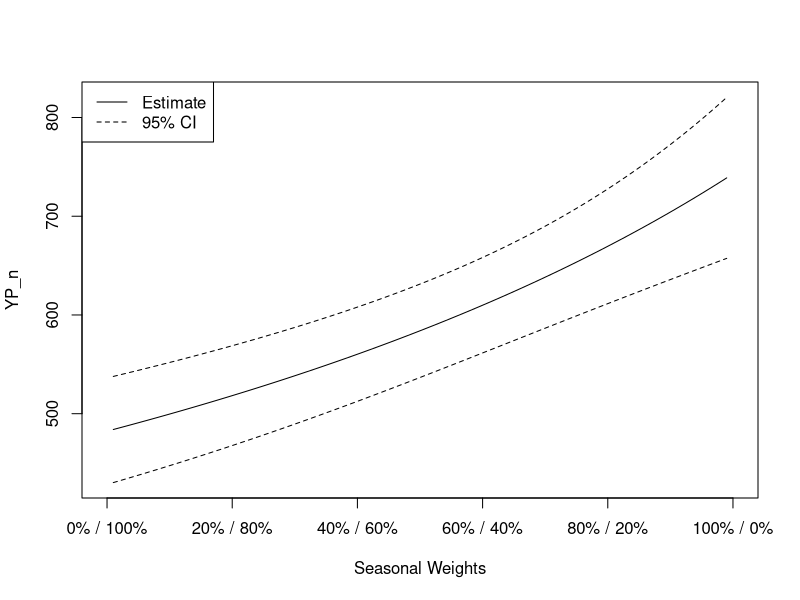
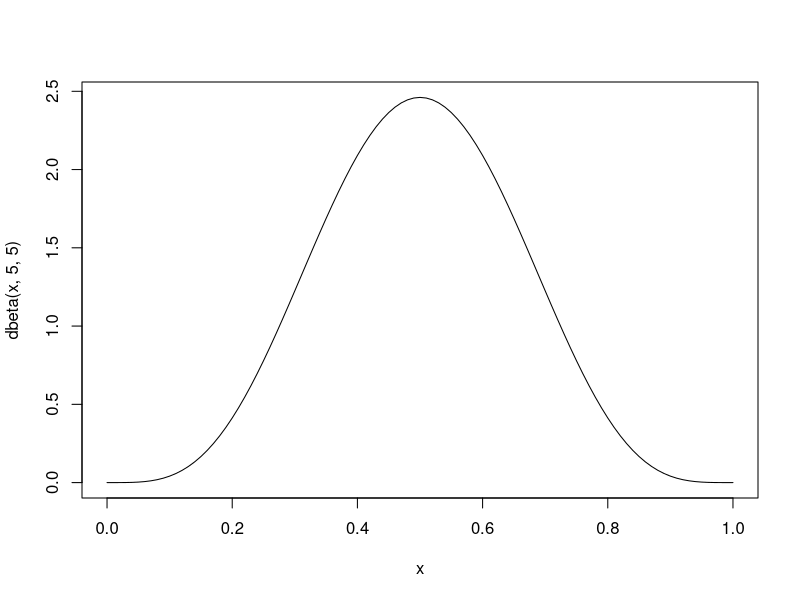
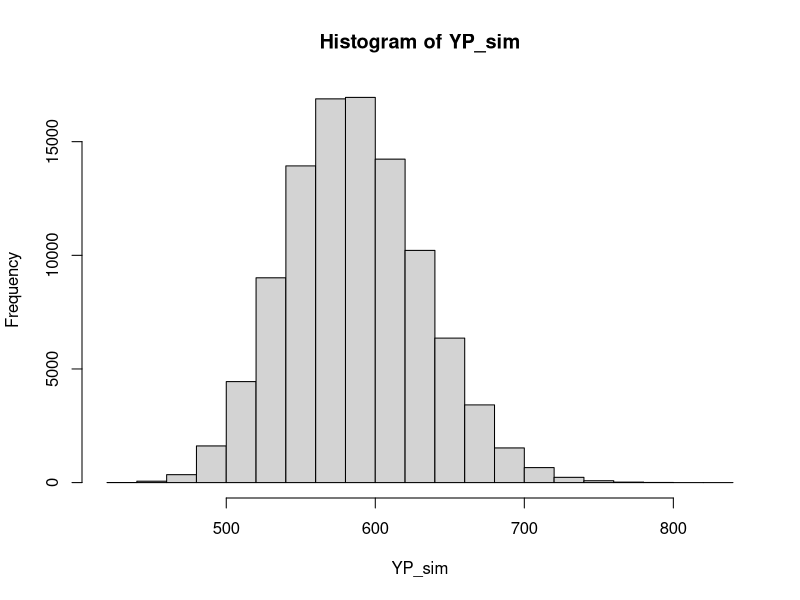
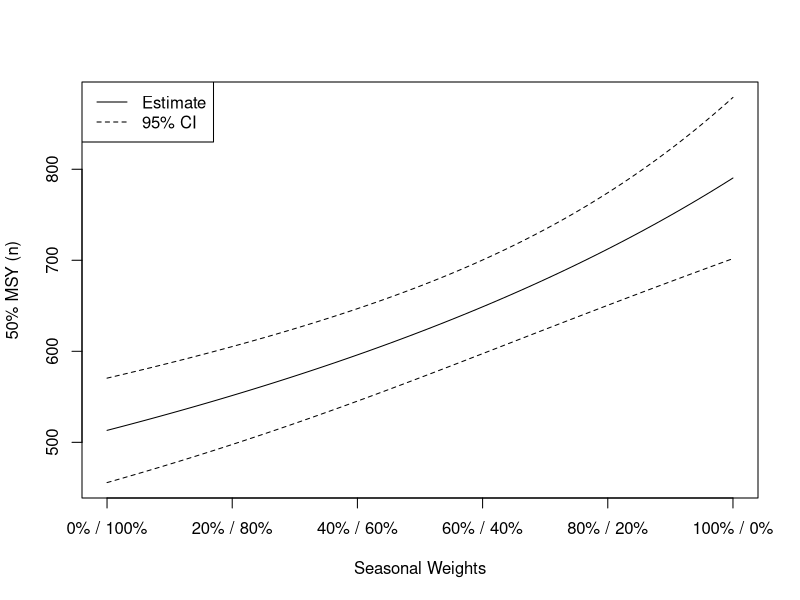
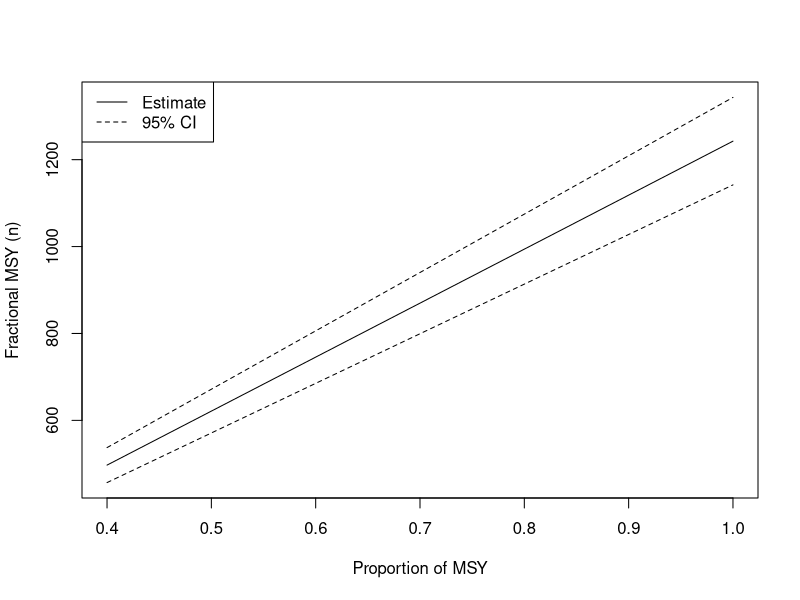
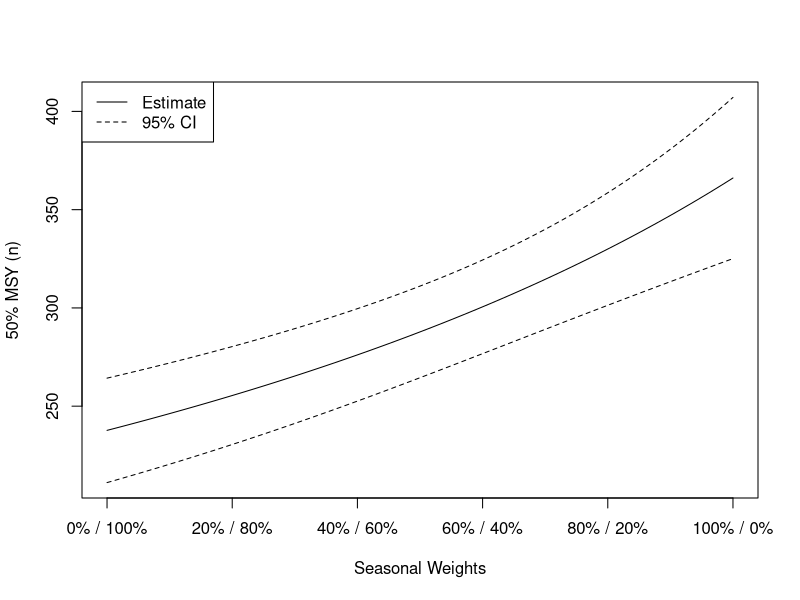
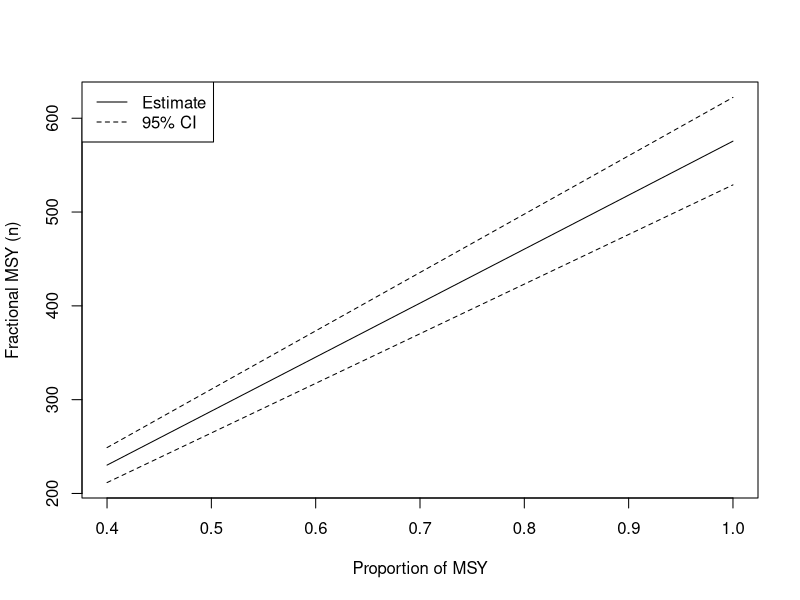
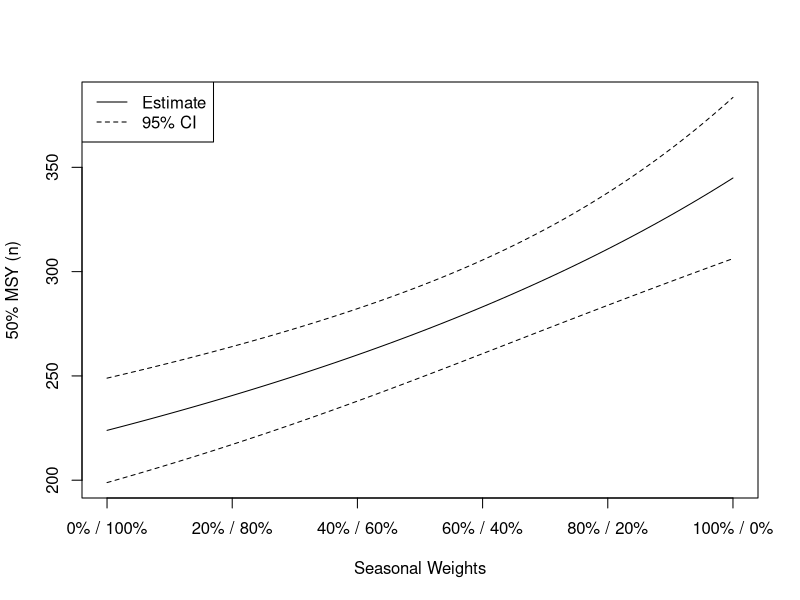

The R script that drew these images, in order:
## ---- chunk 1
knitr::opts_chunk$set(echo = FALSE, dpi=300, fig.height = 7, fig.width = 10, message=FALSE, warning=FALSE)
## ---- chunk 2
library(tidyverse)

## per Corey email 9/4/2024
legal_nobait <- read_csv("BOF_2024/flat_data/legal_nobait.csv")

# ## the data I was sent before
# march_data <- read_csv("Analysis_2024/flat_data/March_Catch_Data.csv")[,-(14:21)]
# june_data <- read_csv("Analysis_2024/flat_data/June_Catch_Data.csv")
# 
# all_data <- data.frame(event = c(rep("March", nrow(march_data)),
#                                  rep("June", nrow(june_data))),
#                        FL = c(march_data$FL, june_data$FL),
#                        TL = c(march_data$FL, june_data$TL),
#                        weight_kg = c(march_data$kg, june_data$Kg),
#                        bait = c(march_data$Bait, june_data$Bait),
#                        gear = c(march_data$Gear, rep(NA, nrow(june_data))),
#                        technique = c(march_data$Technique, rep(NA, nrow(june_data))))
# 
# ## reconstructing legal_nobait from previous data - does it match?
# legal_nobait1 <- filter(all_data, (event == "March") | (event == "June" & bait == "N"))
# 
# (sort(legal_nobait$kg) == sort(legal_nobait1$weight_kg)) # %>% all
# ## it does match!



########### LAM inputs

area <- 3674#3717
log10_area <- log10(area)
log10_YP <- 0.72*log10_area + 0.6
YP_kg <- 10^log10_YP




########### estimating mean weight of harvest
season_weights <- c(0.5, 0.5)   # summer, then winter

# by season
season_Wbar <- tapply(legal_nobait$kg, legal_nobait$Season, mean)
season_n <- tapply(legal_nobait$kg, legal_nobait$Season, length)
season_varWbar <- tapply(legal_nobait$kg, legal_nobait$Season, var)/season_n
season_seWbar <- sqrt(season_varWbar)

# combined
Wbar <- sum(season_weights*season_Wbar)/sum(season_weights)
varWbar <- sum((season_weights^2)*season_varWbar)/(sum(season_weights)^2)
seWbar <- sqrt(varWbar)
## ---- chunk 3
tab1 <- cbind(season_n, season_Wbar, season_seWbar)
colnames(tab1) <- c("n","Wbar_kg","SE(Wbar_kg)")
knitr::kable(tab1[2:1,], digits=3)
## ---- chunk 4
# LAM assuming YP is known without error
YP_n <- YP_kg/Wbar + YP_kg/(Wbar^3)*varWbar
var_YP_n <- (YP_kg^2)/(Wbar^4)*varWbar
se_YP_n <- sqrt(var_YP_n)
ci_YP_n <- YP_n + c(-1,1)*1.96*se_YP_n
## ---- chunk 5
## investigating the effect of different weightings
possible_wts <- seq(.01, .99, by=.01)
ci_YP_n_all <- matrix(nrow=length(possible_wts), ncol=2)
YP_n_all <- rep(NA, length(possible_wts))
for(i in seq_along(possible_wts)) {
  season_weights <- c(possible_wts[i], 1-possible_wts[i])   # summer, then winter

  # by season
  season_Wbar <- tapply(legal_nobait$kg, legal_nobait$Season, mean)
  season_n <- tapply(legal_nobait$kg, legal_nobait$Season, length)
  season_varWbar <- tapply(legal_nobait$kg, legal_nobait$Season, var)/season_n
  season_seWbar <- sqrt(season_varWbar)

  # combined
  Wbar <- sum(season_weights*season_Wbar)/sum(season_weights)
  varWbar <- sum((season_weights^2)*season_varWbar)/(sum(season_weights)^2)
  seWbar <- sqrt(varWbar)

  # LAM assuming YP is known without error
  YP_n <- YP_kg/Wbar + YP_kg/(Wbar^3)*varWbar
  var_YP_n <- (YP_kg^2)/(Wbar^4)*varWbar
  se_YP_n <- sqrt(var_YP_n)
  ci_YP_n <- YP_n + c(-1,1)*1.96*se_YP_n

  YP_n_all[i] <- YP_n
  ci_YP_n_all[i,] <- ci_YP_n
}
plot(NA, xlim=0:1, ylim=range(ci_YP_n_all),
     ylab="YP_n", xlab="Seasonal Weights",
     xaxt="n")
lines(possible_wts, YP_n_all)
lines(possible_wts, ci_YP_n_all[,1], lty=2)
lines(possible_wts, ci_YP_n_all[,2], lty=2)
legend("topleft", lty=1:2, legend=c("Estimate", "95% CI"))

axis(side=1, at=seq(0, 1, by=0.2),
     labels = paste0(seq(0, 100, 20), "% / ",
                    seq(100, 0, -20), "%"))
## ---- chunk 6
curve(dbeta(x, 5, 5))
## ---- chunk 7
## the sampling variances of the weight samples are incorporated using bootstrapping!
nsim <- 100000
YP_sim <- rep(NA, nsim)
for(i in 1:nsim) {
  winter_boot <- sample(legal_nobait$kg[legal_nobait$Season == "Winter"], replace=TRUE)
  summer_boot <- sample(legal_nobait$kg[legal_nobait$Season == "Summer"], replace=TRUE)

  # weight_winter <- 0.5
  weight_winter <- rbeta(1, 5, 5)
  weight_summer <- 1 - weight_winter

  Wbar <- (weight_winter * mean(winter_boot)) + (weight_summer * mean(summer_boot))
  YP_sim[i] <- YP_kg/Wbar
}
## ---- chunk 8
hist(YP_sim)
# mean(YP_sim)
# median(YP_sim)
# sd(YP_sim)
# 
# quantile(YP_sim, c(0.025, 0.975))
## ---- chunk 9
# prediction variance of a new lake (Crosswind), on the log scale
predvarsim <- 0.09958763

## vector of simulated YP (kg) of new lake, on the log scale
predlog10YP_kg <- rnorm(nsim, 0.6 + 0.72*log10(area), sqrt(predvarsim))

## back to natural scale
predYP_kg <- 10^predlog10YP_kg
# hist(predYP)

# the sampling variances of the weight samples are incorporated using bootstrapping!
# nsim <- 10000
YP_sim <- rep(NA, nsim)
for(i in 1:nsim) {
  winter_boot <- sample(legal_nobait$kg[legal_nobait$Season == "Winter"], replace=TRUE)
  summer_boot <- sample(legal_nobait$kg[legal_nobait$Season == "Summer"], replace=TRUE)

  weight_winter <- 0.5
  # weight_winter <- rbeta(1, 5, 5)
  weight_summer <- 1 - weight_winter

  Wbar <- (weight_winter * mean(winter_boot)) + (weight_summer * mean(summer_boot))
  YP_sim[i] <- predYP_kg[i]/Wbar
}
# hist(YP_sim)
# mean(YP_sim)
# median(YP_sim)
# sd(YP_sim)
# 
# quantile(YP_sim, c(0.025, 0.975))
## ---- chunk 10
# prediction variance of a new lake (Crosswind), on the log scale
predvarsim <- 0.09958763

## vector of simulated YP (kg) of new lake, on the log scale
predlog10YP_kg <- rnorm(nsim, 0.6 + 0.72*log10(area), sqrt(predvarsim))

## back to natural scale
predYP_kg <- 10^predlog10YP_kg
# hist(predYP)

# the sampling variances of the weight samples are incorporated using bootstrapping!
# nsim <- 10000
YP_sim <- rep(NA, nsim)
for(i in 1:nsim) {
  winter_boot <- sample(legal_nobait$kg[legal_nobait$Season == "Winter"], replace=TRUE)
  summer_boot <- sample(legal_nobait$kg[legal_nobait$Season == "Summer"], replace=TRUE)

  # weight_winter <- 0.5
  weight_winter <- rbeta(1, 5, 5)
  weight_summer <- 1 - weight_winter

  Wbar <- (weight_winter * mean(winter_boot)) + (weight_summer * mean(summer_boot))
  YP_sim[i] <- predYP_kg[i]/Wbar
}
# hist(YP_sim)
# mean(YP_sim)
# median(YP_sim)
# sd(YP_sim)
# 
# quantile(YP_sim, c(0.025, 0.975))
## ---- chunk 11
## here comes Lester stuff!
Temp <- -3 # direct input
A <- area  # carried from before
D_max <- 44.2 # direct input
D_mn <- 16.5  # direct input
DR <- D_max/D_mn
D_th <- 3.26*(A^0.109)*(D_mn^0.213)*exp(-0.0263*Temp)
pV_hy <- (1-(D_th/D_max))^DR
pV_eb <- exp(-4.63*pV_hy)

# using Lester Winf
L_inf <- 957*(1-exp(-0.14*(1+log(A))))
W_inf_null <- (L_inf/451)^3.2

S <- 1/(1+exp(2.47+(0.386*Temp)-(16.8*pV_hy)))
B_msy <- 8.47*(D_mn*pV_eb*S)/(W_inf_null^1.33)
M <- 0.26*(exp((0.021*Temp)+(0.0004*(Temp^2))))/(W_inf_null^0.30)
msy_ha_null <- B_msy*M
msy_null <- msy_ha_null*area 

# using sampled Winf
W_inf_samp <- 6.35  # direct input
S <- 1/(1+exp(2.47+(0.386*Temp)-(16.8*pV_hy)))
B_msy <- 8.47*(D_mn*pV_eb*S)/(W_inf_samp^1.33)
M <- 0.26*(exp((0.021*Temp)+(0.0004*(Temp^2))))/(W_inf_samp^0.30)
msy_ha_samp <- B_msy*M
msy_samp <- msy_ha_samp*area   

W_inf_mod <- 6.587089  # direct input
S <- 1/(1+exp(2.47+(0.386*Temp)-(16.8*pV_hy)))
B_msy <- 8.47*(D_mn*pV_eb*S)/(W_inf_mod^1.33)
M <- 0.26*(exp((0.021*Temp)+(0.0004*(Temp^2))))/(W_inf_mod^0.30)
msy_ha_mod <- B_msy*M
msy_mod <- msy_ha_mod*area   
## ---- chunk 12
weighted_ests <- function(y_kg, season_weights = c(0.5, 0.5)) {
  # by season
  season_Wbar <- tapply(legal_nobait$kg, legal_nobait$Season, mean)
  season_n <- tapply(legal_nobait$kg, legal_nobait$Season, length)
  season_varWbar <- tapply(legal_nobait$kg, legal_nobait$Season, var)/season_n
  season_seWbar <- sqrt(season_varWbar)

  # combined
  Wbar <- sum(season_weights*season_Wbar)/sum(season_weights)
  varWbar <- sum((season_weights^2)*season_varWbar)/(sum(season_weights)^2)
  seWbar <- sqrt(varWbar)
  
  # assuming YP is known without error
  out <- list()
  out$y_n <- y_kg/Wbar + y_kg/(Wbar^3)*varWbar
  var_y_n <- (y_kg^2)/(Wbar^4)*varWbar
  out$se_y_n <- sqrt(var_y_n)
  out$ci_y_n <- out$y_n + c(-1,1)*1.96*out$se_y_n
  
  return(out)
}
ests_null <- weighted_ests(y_kg = msy_null)
ests_samp <- weighted_ests(y_kg = msy_samp)
ests_mod <- weighted_ests(y_kg = msy_mod)
## ---- chunk 13
comptable <- data.frame(Estimate=c("Lake Area", "Catch sampling", "Bayesian"),
                        W_inf=c(W_inf_null, W_inf_samp, W_inf_mod),
                        MSY=c(msy_null, msy_samp, msy_mod),
                        MSY_n=c(ests_null$y_n, ests_samp$y_n, ests_mod$y_n),
                        MSY_n_50=0.5*c(ests_null$y_n, ests_samp$y_n, ests_mod$y_n))
knitr::kable(comptable, digits=c(0, 2, 0, 0, 0))
## ---- chunk 14
p_winter <- seq(from=0, to=1, by=0.1)
tbl7_null <- tbl7_samp <- tbl7_mod <- 
  data.frame(`SW` = paste(100*(1-p_winter), 100*p_winter, sep="/"),
             W=NA, SE_W=NA, 
             MSY40=NA, MSY50=NA, MSY60=NA, MSY70=NA, MSY80=NA, MSY90=NA, MSY100=NA)
for(i in 1:length(p_winter)) {
  season_weights <- c(1-p_winter[i], p_winter[i])
  tbl7_null$W[i] <- tbl7_samp$W[i] <- tbl7_mod$W[i] <-
    sum(season_weights*season_Wbar)/sum(season_weights)
  tbl7_null$SE_W[i] <- tbl7_samp$SE_W[i] <- tbl7_mod$SE_W[i] <-
    sqrt(sum((season_weights^2)*season_varWbar)/(sum(season_weights)^2))
  tbl7_null$MSY100[i] <- 
    weighted_ests(y_kg=msy_null, season_weights=season_weights)$y_n
  tbl7_samp$MSY100[i] <- 
    weighted_ests(y_kg=msy_samp, season_weights=season_weights)$y_n
  tbl7_mod$MSY100[i] <- 
    weighted_ests(y_kg=msy_mod, season_weights=season_weights)$y_n
}
for(j in 4:9) {
  tbl7_null[,j] <- j/10*tbl7_null[,10]
  tbl7_samp[,j] <- j/10*tbl7_samp[,10]
  tbl7_mod[,j] <- j/10*tbl7_mod[,10]
}
## ---- chunk 15
p_msy <- seq(from=0.4, to=1, by=0.1)
tbl8_null <- tbl8_samp <- tbl8_mod <- 
  data.frame(perc_MSY=100*p_msy, MSY_n=NA, SE_MSY_n=NA, Upr_95_CI=NA, Lwr_95_CI=NA)
for(i in 1:length(p_msy)) {
  ests_null <- weighted_ests(y_kg=msy_null*p_msy[i])
  ests_samp <- weighted_ests(y_kg=msy_samp*p_msy[i])
  ests_mod <- weighted_ests(y_kg=msy_mod*p_msy[i])
  
  tbl8_null[i, 2:5] <- unlist(ests_null)
  tbl8_samp[i, 2:5] <- unlist(ests_samp)
  tbl8_mod[i, 2:5] <- unlist(ests_mod)
}
## ---- chunk 16
# fig 5
p_winter <- seq(from=0, to=1, by=0.01)
fig5_null <- fig5_samp <- fig5_mod <- matrix(nrow=length(p_winter), ncol=4)
for(i in 1:length(p_winter)) {
  fig5_null[i,] <- 
    unlist(weighted_ests(y_kg=0.5*msy_null, season_weights=c(p_winter[i], 1-p_winter[i])))
  fig5_samp[i,] <- 
    unlist(weighted_ests(y_kg=0.5*msy_samp, season_weights=c(p_winter[i], 1-p_winter[i])))
  fig5_mod[i,] <- 
    unlist(weighted_ests(y_kg=0.5*msy_mod, season_weights=c(p_winter[i], 1-p_winter[i])))
}

plotfig5 <- function(x, ...) {
  plot(x=p_winter, y=x[,1], ylim=range(x[,3:4]), type='l', xaxt="n", 
       ylab="50% MSY (n)", xlab="Seasonal Weights", ...=...)
  lines(x=p_winter, y=x[,3], lty=2)
  lines(x=p_winter, y=x[,4], lty=2)
  legend("topleft", lty=1:2, legend=c("Estimate", "95% CI"))
  tlabs <- seq(from=0, to=1, by=0.2)
  axis(side=1, at=tlabs, labels=paste0(100*tlabs, "% / ", 100*(1-tlabs), "%"))
}
## ---- chunk 17
# fig 6
p_MSY <- seq(from=0.4, to=1, by=0.01)
fig6_null <- fig6_samp <- fig6_mod <- matrix(nrow=length(p_MSY), ncol=4)
for(i in 1:length(p_MSY)) {
  fig6_null[i,] <- 
    unlist(weighted_ests(y_kg=p_MSY[i]*msy_null))
  fig6_samp[i,] <- 
    unlist(weighted_ests(y_kg=p_MSY[i]*msy_samp))
  fig6_mod[i,] <- 
    unlist(weighted_ests(y_kg=p_MSY[i]*msy_mod))
}

plotfig6 <- function(x, ...) {
  plot(x=p_MSY, y=x[,1], ylim=range(x[,3:4]), type='l', #xaxt="n", 
       ylab="Fractional MSY (n)", xlab="Proportion of MSY", ...=...)
  lines(x=p_MSY, y=x[,3], lty=2)
  lines(x=p_MSY, y=x[,4], lty=2)
  legend("topleft", lty=1:2, legend=c("Estimate", "95% CI"))
  # tlabs <- seq(from=0, to=1, by=0.2)
  # axis(side=1, at=tlabs, labels=paste0(100*tlabs, "% / ", 100*(1-tlabs), "%"))
}
## ---- chunk 18
dig7 <- c(0, 2, 2, rep(0, 7))
knitr::kable(tbl7_null, digits=dig7)
## ---- chunk 19
knitr::kable(tbl8_null, digits=0)
## ---- chunk 20
plotfig5(fig5_null)
## ---- chunk 21
plotfig6(fig6_null)
## ---- chunk 22
knitr::kable(tbl7_samp, digits=dig7)
## ---- chunk 23
knitr::kable(tbl8_samp, digits=0)
## ---- chunk 24
plotfig5(fig5_samp)
## ---- chunk 25
plotfig6(fig6_samp)
## ---- chunk 26
knitr::kable(tbl7_mod, digits=dig7)
## ---- chunk 27
knitr::kable(tbl8_mod, digits=0)
## ---- chunk 28
plotfig5(fig5_mod)
## ---- chunk 29
plotfig6(fig6_mod)
